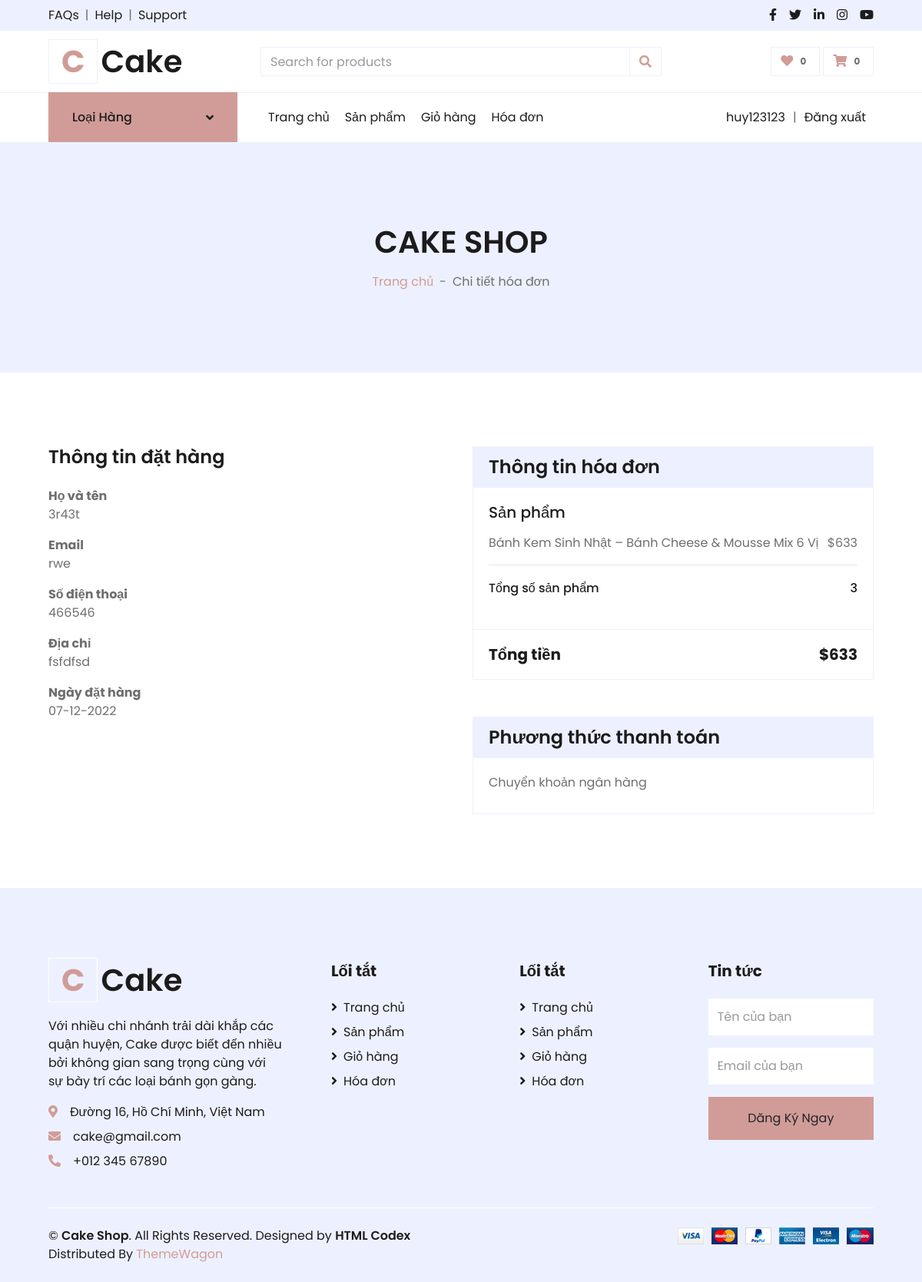
/index.php?act=chiTietHD&idHD=9 (signed in), run on the app's committed database.
### tables this page shows
CREATE TABLE `hoadon` (
  `id` int(11) NOT NULL,
  `hoTen` varchar(255) NOT NULL,
  `email` varchar(255) NOT NULL,
  `soDT` varchar(255) NOT NULL,
  `diaChi` varchar(255) NOT NULL,
  `idNguoiDung` int(11) NOT NULL,
  `pttt` int(11) NOT NULL DEFAULT 0 COMMENT '0: chuyển khoản, 1: khi nhận hàng',
  `ngayDatHang` varchar(255) NOT NULL
);

CREATE TABLE `chitiethoadon` (
  `id` int(11) NOT NULL,
  `idSanPham` int(11) NOT NULL,
  `idHoaDon` int(11) NOT NULL,
  `soLuong` int(11) NOT NULL,
  `tenSanPham` varchar(255) NOT NULL,
  `hinh` varchar(255) NOT NULL,
  `gia` int(11) NOT NULL
);

### models/pdo.php (called while the page is built, shortened)
<?php
    function pdo_get_connection(){
        $servername = "localhost";
        $username = "root";
        $password = "";
        try {
        $conn = new PDO("mysql:host=$servername;dbname=duan1", $username, $password);
        $conn->setAttribute(PDO::ATTR_ERRMODE, PDO::ERRMODE_EXCEPTION);
        return $conn;
        } catch(PDOException $e) {
        echo "Lỗi kết nối: " . $e->getMessage();
        }
    }
    function pdo_query($sql){
        $sql_args = array_slice(func_get_args(), 1);
        try{
            $conn = pdo_get_connection();
            $stmt = $conn->prepare($sql);
            $stmt->execute($sql_args);
            $rows = $stmt->fetchAll();
            return $rows;
        }
        catch(PDOException $e){
            throw $e;
        }
        finally{
            unset($conn);
        }
    }
    function pdo_query_one($sql){
        $sql_args = array_slice(func_get_args(), 1);
        try{
            $conn = pdo_get_connection();
            $stmt = $conn->prepare($sql);
            $stmt->execute($sql_args);
            $row = $stmt->fetch(PDO::FETCH_ASSOC);
            return $row;
        }
        catch(PDOException $e){
            throw $e;
        }
        finally{
            unset($conn);
        }
    }
?>

### models/hoaDon.php (called while the page is built, shortened)
<?php
function hoaDon_loadOne($id)
{
    $sql = "select * from hoaDon where id=" . $id;
    $lh = pdo_query_one($sql);
    return $lh;
}
function hoadDonCT_loadById($id)
{
    $sql = "select * from chitiethoadon where idHoaDon='$id'";
    $listLH = pdo_query($sql);
    return $listLH;
}
?>

### views/billct.php (the view)
<div class="container-fluid bg-secondary mb-5">
       <div class="d-flex flex-column align-items-center justify-content-center" style="min-height: 300px">
           <h1 class="font-weight-semi-bold text-uppercase mb-3">Cake Shop</h1>
           <div class="d-inline-flex">
               <p class="m-0"><a href="">Trang chủ</a></p>
               <p class="m-0 px-2">-</p>
               <p class="m-0">Chi tiết hóa đơn</p>
           </div>
       </div>
   </div>
   <div class="container-fluid pt-5">
       <div class="row px-xl-5">
           <div class="col-lg-6">
               <div class="mb-4">
                   <h4 class="font-weight-semi-bold mb-4">Thông tin đặt hàng</h4>
                   <div class="form-group">
                       <b>Họ và tên</b>
                       <p><?=$currHD["hoTen"]?></p>
                   </div>
                   <div class="form-group">
                       <b>Email</b>
                       <p><?=$currHD["email"]?></p>
                   </div>
                   <div class="form-group">
                       <b>Số điện thoại</b>
                       <p><?=$currHD["soDT"]?></p>
                   </div>
                   <div class="form-group">
                       <b>Địa chỉ</b>
                       <p><?=$currHD["diaChi"]?></p>
                   </div>
                   <div class="form-group">
                       <b>Ngày đặt hàng</b>
                       <p><?=$currHD["ngayDatHang"]?></p>
                   </div>
               </div>
           </div>
           <div class="col-lg-6">
               <div class="card border-secondary mb-5">
                   <div class="card-header bg-secondary border-0">
                       <h4 class="font-weight-semi-bold m-0">Thông tin hóa đơn</h4>
                   </div>
                   <div class="card-body">
                       <h5 class="font-weight-medium mb-3">Sản phẩm</h5>
                       <?php
                       $tongSP = 0;
                       $tongTien = 0;
                       foreach ($listCT as $ct) {
                           $tongSP += (int) $ct["soLuong"];
                           $tongTienSP = (int)$ct["gia"] * (int)$ct["soLuong"];
                           $tongTien += $tongTienSP;
                           echo '<div class="d-flex justify-content-between">
                                       <p>' . $ct["tenSanPham"] . '</p>
                                       <p>$' . $tongTienSP . '</p>
                                   </div>';
                       }
                       ?>
                       <hr class="mt-0">
                       <div class="d-flex justify-content-between mb-3 pt-1">
                           <h6 class="font-weight-medium">Tổng số sản phẩm</h6>
                           <h6 class="font-weight-medium">
                               <?= $tongSP ?>
                           </h6>
                       </div>
                   </div>
                   <div class="card-footer border-secondary bg-transparent">
                       <div class="d-flex justify-content-between mt-2">
                           <h5 class="font-weight-bold">Tổng tiền</h5>
                           <h5 class="font-weight-bold">$<?= $tongTien ?>
                           </h5>
                       </div>
                   </div>
               </div>
               <div class="card border-secondary mb-5">
                   <div class="card-header bg-secondary border-0">
                       <h4 class="font-weight-semi-bold m-0">Phương thức thanh toán</h4>
                   </div>
                   <div class="card-body">
                       <?php
                           if ((int)$currHD["pttt"] == 0) {
                           echo '<label class="" for="paypal">Chuyển khoản ngân hàng</label>';
                           }
                           else {
                               echo '<label class="" for="paypal">Thanh toán khi nhận hàng</label>';
                           }
                      ?>
                   </div>
               </div>
           </div>
       </div>
   </div>

### data on the page
hoadon: hoTen "3r43t", email "rwe", soDT "466546", diaChi "fsfdfsd", ngayDatHang "07-12-2022"
chitiethoadon: tenSanPham "Bánh Kem Sinh Nhật – Bánh Cheese & Mousse Mix 6 Vị", tongTienSP "633"

### other printed values
$nav->displayName "Trang chủ"
$nav->displayName "Sản phẩm"
$nav->displayName "Giỏ hàng"
$nav->displayName "Hóa đơn"
$_SESSION["user"]["tenTaiKhoan"] "huy123123"
$tongSP "3"
$tongTien "633"
